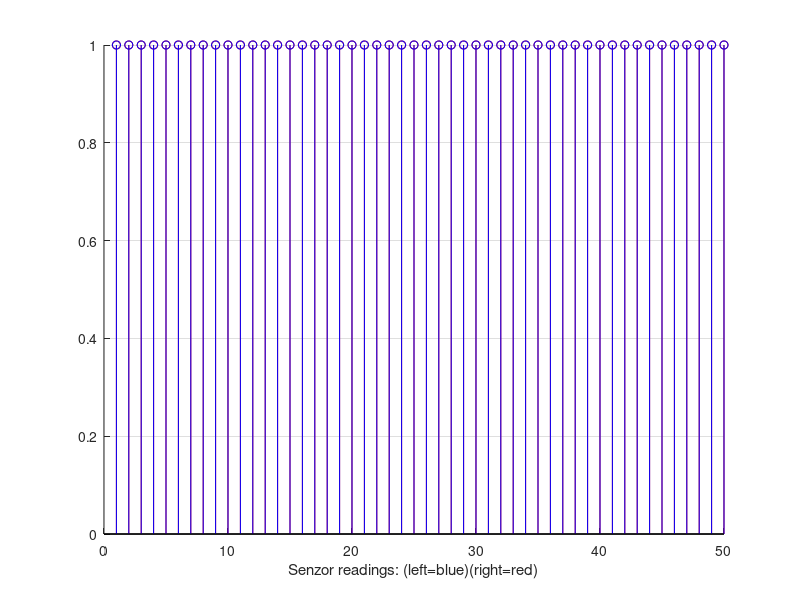
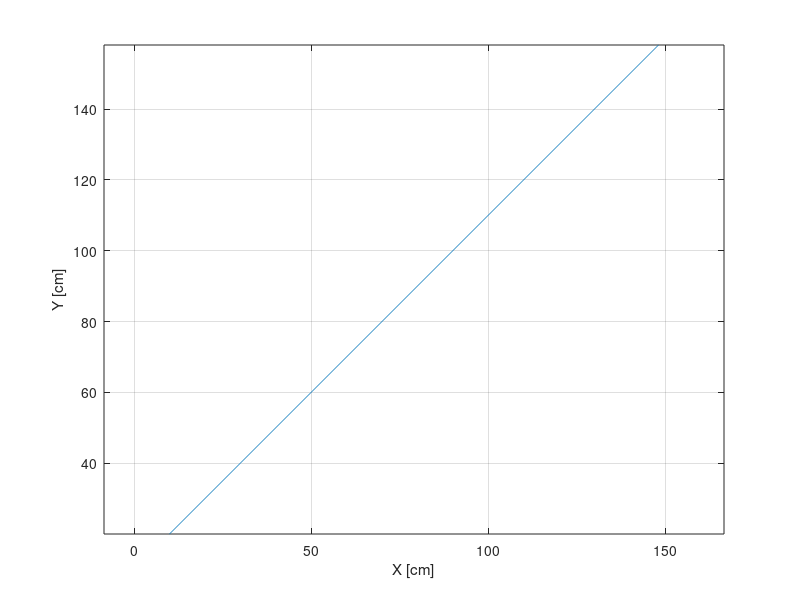

The MATLAB script that drew these images, in order:
%% The Diferential Robot
% This is a simulation program: 
%   the input are the sensors readings
%   the output is the robot trajectory

%% Input data

%Related to the robot geometri:
%   L the distance betwen the wheels; 
%   r the weehls radius
L=80; % distance [cm]
r=20; %radius [cm]
%Related to the initial position and orientation of the robot
%   the position:
%   the orientation: x_0, y_0, tet_0
x_0=10;% x position
y_0=20;% y position
tet_0=pi/4;% orientation
%Related to the senzor increments and the reading discretisation
%   d_tet, dt
d_tet=1/1024; % increment
dt=1; %sec
%Related to the slippages alf=[0(total slippage)...1(no slippage)]
alfa_r=1;
alfa_l=1;

%% Simulation
%choose the var
var=1;
if var==1 % no diference betwen readings
    senzor_r=ones(1,10000);
    senzor_l=ones(1,10000);
elseif var==2 % oposite readings
    senzor_r=-ones(1,10000);
    senzor_l=ones(1,10000);
elseif var==3 % no reading from the r senzor
      senzor_r=zeros(1,30000);
      senzor_l=ones(1,30000); 
else % extra 
    senzor_r=1.1*ones(1,10000);
    senzor_l=ones(1,10000);
end
figure
hold
stem(senzor_r(1,1:50),'r')
stem(senzor_l(1,1:50),'b')
xlabel 'Senzor readings: (left=blue)(right=red)'
grid


n=length(senzor_l);
x_c=x_0;
y_c=y_0;
tet_c=tet_0;
X=[];Y=[];Tet=[];

for i=1:n
    % the angular speed of the r and l wheels
    omg_r=d_tet*senzor_r(1,i)/dt;
    omg_l=d_tet*senzor_l(1,i)/dt;
    % the liniar speed of the r and l wheels
    v_r=omg_r*alfa_r*r;
    v_l=omg_l*alfa_l*r;
    % the liniar and the angular speed of the robot
    v=0.5*(v_r+v_l);
    omeg=(v_r-v_l)/L;
    % the orientation and position of the robot
    tet_c=tet_c+omeg*dt;
    x_c=x_c+v*cos(tet_c)*dt;
    y_c=y_c+v*sin(tet_c)*dt;
    Tet=[Tet,tet_c];
    X=[X,x_c];
    Y=[Y,y_c];
end

%% The trajectory representation
figure
plot(X,Y)
xlabel 'X [cm]'
ylabel 'Y [cm]'
axis 'equal'
grid